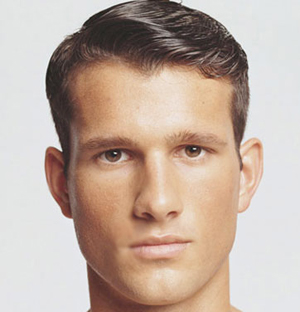
#> input picture resources/facial_profiles/1.jpg, 300 x 312 px
$ python vision_test_1.py   (Python 2 division)
#> lines starting #> are read from the running program, lines starting #| are printed output that depends on the picture
# vision_test_1 - created by Akilesh Praveen
# May 15
# www.github.com/akipraveen

'''
This is a simple opencv image trial in which minimal edits upon an image
are performed. There is no actual goal of this program other than testing
the editing abilities of OpenCV. It's simply a trial run of sorts.
'''

import cv2

# load an image
img_raw = cv2.imread('resources/facial_profiles/1.jpg')
#> img_raw is the input picture: shape (312, 300, 3); mean B, G, R 161.7, 173.4, 192.3

# change bgr image to rgb
img = cv2.cvtColor(img_raw, cv2.COLOR_BGR2RGB)

# get the pixel at 100, 100
px = img[100,100]
#> px = [204, 148, 111]
px = [255,255,255]
print px

# testing a loop to change the color of an entire block of an image (with for loops)
for x in range(0,100):
    for y in range(0,100):
        # color 100x100 block in red color
        img[x][y] = [0,0,255]
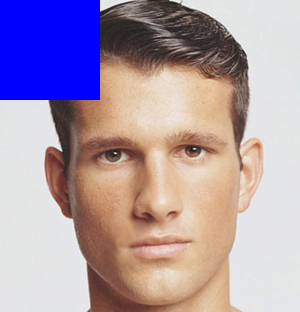
#> img: shape (312, 300, 3); mean R, G, B 173, 154.9, 170.9


# saving the image that we edited to a new image file
cv2.imwrite("resources/facial_profiles/1_modified.jpg", img)

# finally, show the image after loading it
cv2.namedWindow("Modified image", cv2.WINDOW_AUTOSIZE)
# display image for 1s before destroying it.
cv2.imshow("Modified image", img)
cv2.waitKey(1000)
cv2.destroyAllWindows()

$ run again, with resources/facial_profiles/2.jpg copied over resources/facial_profiles/1.jpg
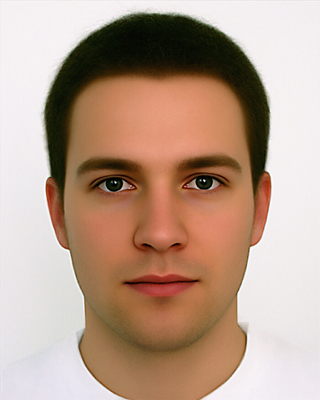
#> input picture resources/facial_profiles/2.jpg, 320 x 400 px
#> img_raw is the input picture: shape (400, 320, 3); mean B, G, R 140.9, 158, 184.4
#> px = [179, 124, 85]
#> after the loop `for x in range(0,100):`:
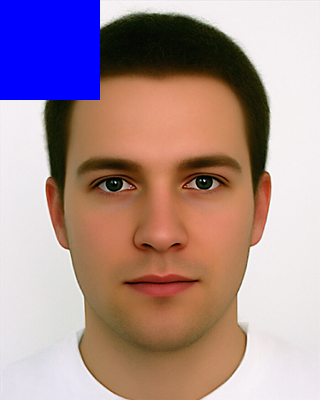
#> img: shape (400, 320, 3); mean R, G, B 169.2, 143.2, 146.4
